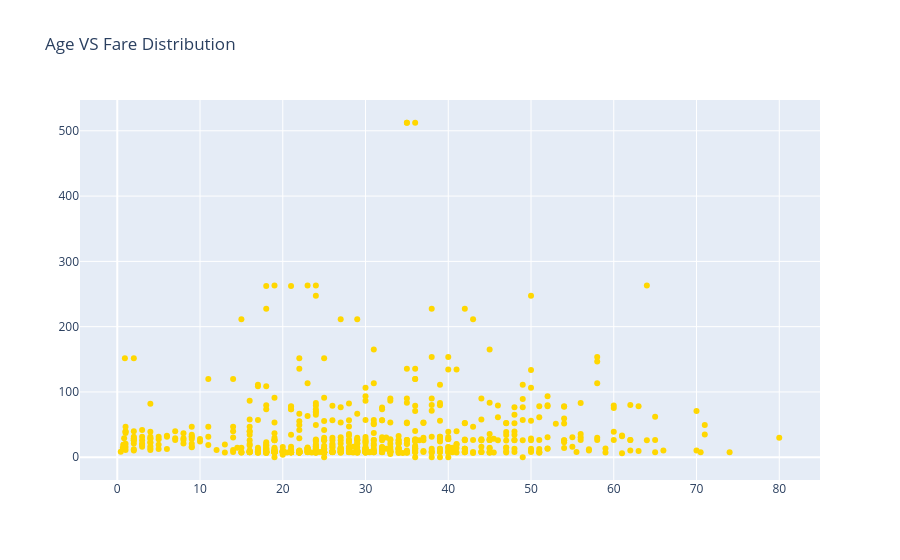

Notebook code for this chart:
### Code cell
trace = go.Scatter(x=data['Age'],y=data['Fare'],mode='markers',marker={'color':'gold'})
layout=go.Layout(title='Age VS Fare Distribution')
fig = go.Figure(data=trace, layout=layout)
fig.show()

### Figure 1 — Plotly figure (JSON) as saved in the notebook; plotly's stock layout.template omitted (floating-point values rounded to 4 significant figures; data arrays with more than 128 entries replaced by an {"elided": "..."} marker saying what was removed)
{"data": [{"marker": {"color": "gold"}, "mode": "markers", "type": "scatter", "x": {"elided": "891 float values"}, "y": {"elided": "891 float values"}}], "layout": {"title": {"text": "Age VS Fare Distribution"}}}
